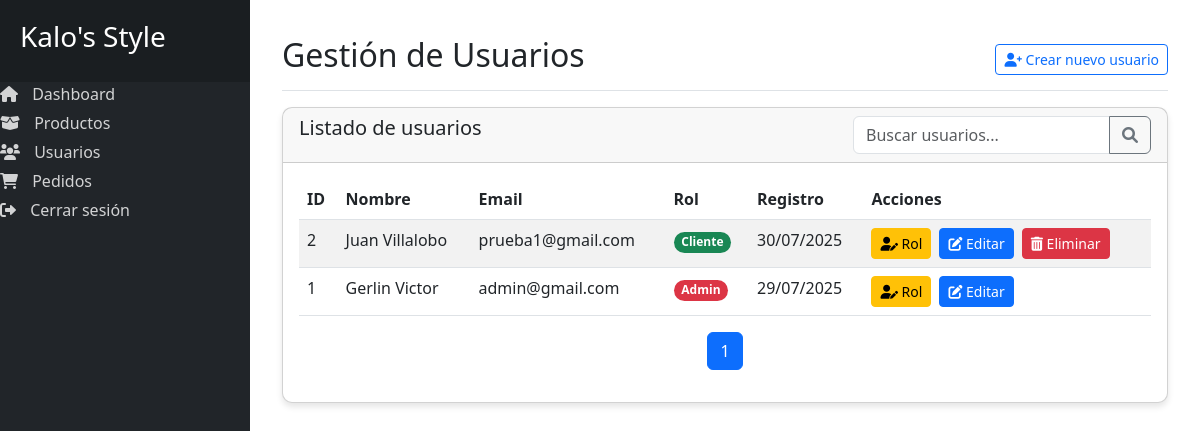
Screenshot of /store/admin/usuarios.php (signed in) with the database file from the repository.
### tables this page shows
CREATE TABLE `usuarios` (
  `id` int(11) NOT NULL,
  `nombre` varchar(100) NOT NULL,
  `email` varchar(100) NOT NULL,
  `password` varchar(255) NOT NULL,
  `direccion` text DEFAULT NULL,
  `telefono` varchar(20) DEFAULT NULL,
  `rol` enum('admin','cliente') DEFAULT 'cliente',
  `fecha_registro` timestamp NOT NULL DEFAULT current_timestamp()
);

### store/admin/usuarios.php (the view, shortened to what this page needs)
<?php
require_once '../config.php';
$pagina = isset($_GET['pagina']) ? (int)$_GET['pagina'] : 1;
$por_pagina = 10;
$inicio = ($pagina > 1) ? ($pagina * $por_pagina - $por_pagina) : 0;
$stmt = $conn->prepare("SELECT SQL_CALC_FOUND_ROWS * FROM usuarios ORDER BY fecha_registro DESC LIMIT $inicio, $por_pagina");
$stmt->execute();
$usuarios = $stmt->fetchAll(PDO::FETCH_ASSOC);
$total = $conn->query("SELECT FOUND_ROWS() as total")->fetch()['total'];
$paginas = ceil($total / $por_pagina);
?>
<!DOCTYPE html>
<html lang="es">
<head>
    <link href="https://cdn.jsdelivr.net/npm/bootstrap@5.3.0/dist/css/bootstrap.min.css" rel="stylesheet">
    <link rel="stylesheet" href="https://cdnjs.cloudflare.com/ajax/libs/font-awesome/6.0.0/css/all.min.css">
</head>
<body>
    <div class="wrapper">
        <nav id="sidebar" class="sidebar">
            <div class="sidebar-header d-flex justify-content-between align-items-center">
                <h3>Kalo's Style</h3>
            </div>
            <ul class="list-unstyled components">
                <li class="nav-item">
                    <a href="dashboard.php" class="nav-link">
                        <i class="fas fa-home"></i> Dashboard
                    </a>
                </li>
                <li class="nav-item">
                    <a href="productos.php" class="nav-link">
                        <i class="fas fa-box-open"></i> Productos
                    </a>
                </li>
                <li class="nav-item active">
                    <a href="usuarios.php" class="nav-link">
                        <i class="fas fa-users"></i> Usuarios
                    </a>
                </li>
                <li class="nav-item">
                    <a href="pedidos.php" class="nav-link">
                        <i class="fas fa-shopping-cart"></i> Pedidos
                    </a>
                </li>
                <li class="nav-item">
                    <a href="../logout.php" class="nav-link">
                        <i class="fas fa-sign-out-alt"></i> Cerrar sesión
                    </a>
                </li>
            </ul>
        </nav>
        <div id="content" class="main-content">
            <div class="container-fluid">
                <div class="d-flex justify-content-between flex-wrap flex-md-nowrap align-items-center pt-3 pb-2 mb-3 border-bottom">
                    <h1 class="h2">Gestión de Usuarios</h1>
                    <div class="btn-toolbar mb-2 mb-md-0">
                        <a href="../registro.php" class="btn btn-sm btn-outline-primary">
                            <i class="fas fa-user-plus"></i> Crear nuevo usuario
                        </a>
                    </div>
                </div>
                <div class="card">
                    <div class="card-header">
                        <div class="row">
                            <div class="col-md-6">
                                <h5 class="card-title mb-0">Listado de usuarios</h5>
                            </div>
                            <div class="col-md-6">
                                <form class="search-form float-md-end">
                                    <div class="input-group">
                                        <input type="text" class="form-control" placeholder="Buscar usuarios...">
                                        <button class="btn btn-outline-secondary" type="button">
                                            <i class="fas fa-search"></i>
                                        </button>
                                    </div>
                                </form>
                            </div>
                        </div>
                    </div>
                    <div class="card-body">
                        <div class="table-responsive">
                            <table class="table table-striped table-hover">
                                <thead>
                                    <tr>
                                        <th>ID</th>
                                        <th>Nombre</th>
                                        <th>Email</th>
                                        <th>Rol</th>
                                        <th>Registro</th>
                                        <th>Acciones</th>
                                    </tr>
                                </thead>
                                <tbody>
                                    <?php foreach($usuarios as $usuario): ?>
                                        <tr>
                                            <td><?php echo $usuario['id']; ?></td>
                                            <td><?php echo $usuario['nombre']; ?></td>
                                            <td><?php echo $usuario['email']; ?></td>
                                            <td>
                                                <span class="badge rounded-pill <?php echo $usuario['rol'] == 'admin' ? 'bg-danger' : 'bg-success'; ?>">
                                                    <?php echo ucfirst($usuario['rol']); ?>
                                                </span>
                                            </td>
                                            <td><?php echo date('d/m/Y', strtotime($usuario['fecha_registro'])); ?></td>
                                            <td>
                                                <div class="d-flex gap-2">
                                                    <button class="btn btn-sm btn-warning" data-bs-toggle="modal" data-bs-target="#modalRol<?php echo $usuario['id']; ?>">
                                                        <i class="fas fa-user-edit"></i> Rol
                                                    </button>
                                                    <a href="editar-usuario.php?id=<?php echo $usuario['id']; ?>" class="btn btn-sm btn-primary">
                                                        <i class="fas fa-edit"></i> Editar
                                                    </a>
                                                    <?php if($usuario['id'] != $_SESSION['usuario_id']): ?>
                                                        <a href="usuarios.php?eliminar=<?php echo $usuario['id']; ?>" class="btn btn-sm btn-danger" onclick="return confirm('¿Estás seguro de eliminar este usuario?')">
                                                            <i class="fas fa-trash-alt"></i> Eliminar
                                                        </a>
                                                    <?php endif; ?>
                                                </div>
                                            </td>
                                        </tr>
                                    <?php endforeach; ?>
                                </tbody>
                            </table>
                        </div>
                        <nav aria-label="Page navigation">
                            <ul class="pagination justify-content-center">
                                <?php for($i = 1; $i <= $paginas; $i++): ?>
                                    <li class="page-item <?php echo $pagina == $i ? 'active' : ''; ?>">
                                        <a class="page-link" href="usuarios.php?pagina=<?php echo $i; ?>"><?php echo $i; ?></a>
                                    </li>
                                <?php endfor; ?>
                            </ul>
                        </nav>
                    </div>
                </div>
            </div>
        </div>
    </div>
</body>
</html>

### store/admin/usuarios.php (style rules this page uses)
.sidebar { min-height: 100vh; background-color: #212529; color: white; position: fixed; width: 250px; transition: all 0.3s; z-index: 1000; }
.sidebar .nav-link { color: rgba(255, 255, 255, 0.8); margin-bottom: 5px; }
.sidebar .nav-link i { margin-right: 10px; }
.main-content { padding: 20px; margin-left: 250px; transition: all 0.3s; }
.card { border-radius: 10px; box-shadow: 0 4px 6px rgba(0, 0, 0, 0.1); margin-bottom: 20px; }
.table-responsive { overflow-x: auto; }
.search-form { max-width: 300px; }
.sidebar-header { padding: 20px; background-color: rgba(0, 0, 0, 0.2); }

### rows the page displays
usuarios: id "2", nombre "Juan Villalobo", email "prueba1@gmail.com", rol "Cliente", fecha_registro "30/07/2025"
usuarios: id "1", nombre "Gerlin Victor", email "admin@gmail.com", rol "Admin", fecha_registro "29/07/2025"
